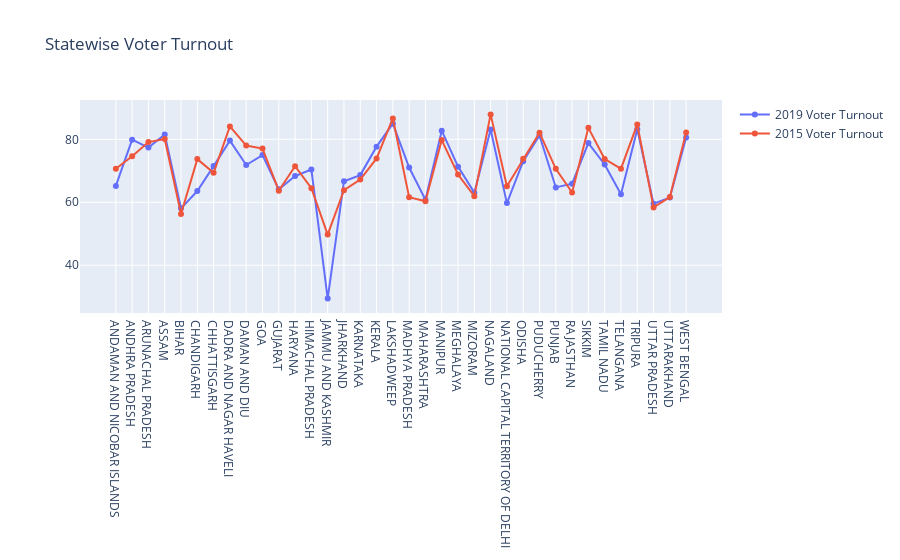

This figure's notebook cell:
### Code cell
#Using plotly scatterplot to visualize the statewise voter turnout data for 2015 and 2019 Lok Sabha Elections
stateVoterTurnoutScatter = go.Figure()
stateVoterTurnoutScatter.add_trace(go.Scatter(x=stateVoterTurnout["STATE"], y=stateVoterTurnout["CURRENT_VOTER_TURNOUT"],
                    mode='lines+markers',
                    name='2019 Voter Turnout'))
stateVoterTurnoutScatter.add_trace(go.Scatter(x=stateVoterTurnout["STATE"], y=stateVoterTurnout["PREVIOUS_VOTER_TURNOUT"],
                    mode='lines+markers',
                    name='2015 Voter Turnout'))
stateVoterTurnoutScatter.update_layout(title='Statewise Voter Turnout')
stateVoterTurnoutScatter.show()

### Figure 1 — Plotly figure (JSON) as saved in the notebook; plotly's stock layout.template omitted (floating-point values rounded to 4 significant figures)
{"data": [{"mode": "lines+markers", "name": "2019 Voter Turnout", "type": "scatter", "x": ["ANDAMAN AND NICOBAR ISLANDS", "ANDHRA PRADESH", "ARUNACHAL PRADESH", "ASSAM", "BIHAR", "CHANDIGARH", "CHHATTISGARH", "DADRA AND NAGAR HAVELI", "DAMAN AND DIU", "GOA", "GUJARAT", "HARYANA", "HIMACHAL PRADESH", "JAMMU AND KASHMIR", "JHARKHAND", "KARNATAKA", "KERALA", "LAKSHADWEEP", "MADHYA PRADESH", "MAHARASHTRA", "MANIPUR", "MEGHALAYA", "MIZORAM", "NAGALAND", "NATIONAL CAPITAL TERRITORY OF DELHI", "ODISHA", "PUDUCHERRY", "PUNJAB", "RAJASTHAN", "SIKKIM", "TAMIL NADU", "TELANGANA", "TRIPURA", "UTTAR PRADESH", "UTTARAKHAND", "WEST BENGAL"], "y": [65.18, 79.88, 77.38, 81.52, 58.07, 63.57, 71.48, 79.59, 71.83, 74.98, 64.11, 68.34, 70.4, 29.39, 66.66, 68.63, 77.67, 84.96, 71.05, 60.79, 82.75, 71.32, 63.06, 83.09, 59.73, 73.06, 81.21, 64.71, 65.9, 78.81, 72.01, 62.53, 83.2, 59.56, 61.48, 80.61]}, {"mode": "lines+markers", "name": "2015 Voter Turnout", "type": "scatter", "x": ["ANDAMAN AND NICOBAR ISLANDS", "ANDHRA PRADESH", "ARUNACHAL PRADESH", "ASSAM", "BIHAR", "CHANDIGARH", "CHHATTISGARH", "DADRA AND NAGAR HAVELI", "DAMAN AND DIU", "GOA", "GUJARAT", "HARYANA", "HIMACHAL PRADESH", "JAMMU AND KASHMIR", "JHARKHAND", "KARNATAKA", "KERALA", "LAKSHADWEEP", "MADHYA PRADESH", "MAHARASHTRA", "MANIPUR", "MEGHALAYA", "MIZORAM", "NAGALAND", "NATIONAL CAPITAL TERRITORY OF DELHI", "ODISHA", "PUDUCHERRY", "PUNJAB", "RAJASTHAN", "SIKKIM", "TAMIL NADU", "TELANGANA", "TRIPURA", "UTTAR PRADESH", "UTTARAKHAND", "WEST BENGAL"], "y": [70.67, 74.64, 79.12, 80.12, 56.26, 73.71, 69.39, 84.09, 78.01, 77.06, 63.66, 71.45, 64.45, 49.72, 63.82, 67.2, 73.94, 86.62, 61.61, 60.32, 79.75, 68.8, 61.95, 87.91, 65.1, 73.79, 82.1, 70.63, 63.11, 83.64, 73.74, 70.67, 84.72, 58.35, 61.66, 82.16]}], "layout": {"title": {"text": "Statewise Voter Turnout"}}}
